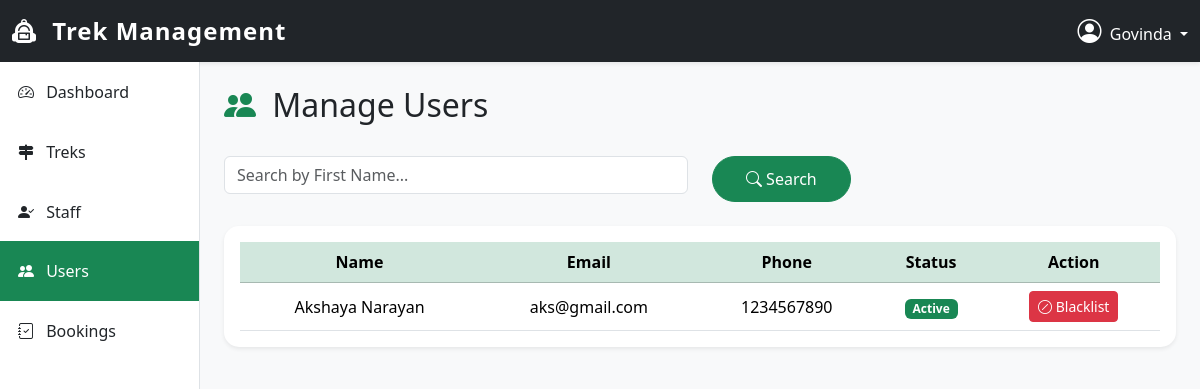
Page /admin/manage-users (signed in) on the committed database.
### app/models.py (models this page shows)
class User(UserMixin,db.Model):
    __tablename__ = "users"
    id = db.Column(db.Integer, primary_key=True)
    first_name = db.Column(db.String(50), nullable=False)
    last_name = db.Column(db.String(50), nullable=False)
    email = db.Column(db.String(120), unique=True, nullable=False)
    password = db.Column(db.String(256), nullable=False)
    phone = db.Column(db.String(10), nullable=False)
    role = db.Column(db.String(10), nullable=False)
    is_approved = db.Column(db.Boolean, default=False)
    is_blacklisted = db.Column(db.Boolean, default=False)
    bookings = db.relationship("Booking", back_populates="user",cascade="all,delete-orphan",lazy=True)

### app/routes/admin.py (the view)
@admin_bp.route("/manage-users")
@login_required
def manage_users():
    if current_user.role != "admin":
        flash("Unauthorized Access", "danger")
        return redirect(url_for("home.index"))
    search = request.args.get("search", "")
    users = User.query.filter(
        User.role == "user",
        User.first_name.ilike(f"%{search}%")
    ).all()
    return render_template(
        "admin/manage_users.html",
        users=users,
        search=search
    )

### app/auth_loader.py (called while the page is built)
@login_manager.user_loader
def load_user(user_id):
    return db.session.get(User,int(user_id))

### app/templates/admin/manage_users.html (shortened to what this page needs)
{% extends "admin/base_admin.html" %}  {% block sidebar %}
<a
  href="{{ url_for('admin.dashboard') }}"
  class="list-group-item list-group-item-action"
>
  <i class="bi bi-speedometer2 me-2"></i>
  Dashboard
</a>
<a
  href="{{ url_for('admin.manage_treks') }}"
  class="list-group-item list-group-item-action"
>
  <i class="bi bi-signpost-2-fill me-2"></i>
  Treks
</a>
<a
  href="{{ url_for('admin.pending_staff') }}"
  class="list-group-item list-group-item-action"
>
  <i class="bi bi-person-check-fill me-2"></i>
  Staff
</a>
<a
  href="{{ url_for('admin.manage_users') }}"
  class="list-group-item list-group-item-action active"
>
  <i class="bi bi-people-fill me-2"></i>
  Users
</a>
<a
  href="{{ url_for('admin.manage_bookings') }}"
  class="list-group-item list-group-item-action"
>
  <i class="bi bi-journal-check me-2"></i>
  Bookings
</a>
{% endblock %} {% block content %}
<div class="d-flex justify-content-between align-items-center mb-4">
  <h2>
    <i class="bi bi-people-fill text-success me-2"></i>
    Manage Users
  </h2>
</div>
<form method="GET" class="row mb-4">
  <div class="col-md-6">
    <input
      type="text"
      name="search"
      class="form-control"
      placeholder="Search by First Name..."
      value="{{ search }}"
    />
  </div>
  <div class="col-md-2">
    <button class="btn btn-success w-100">
      <i class="bi bi-search"></i>
      Search
    </button>
  </div>
</form>
<div class="card shadow-sm border-0">
  <div class="card-body">
    <div class="table-responsive">
      <table class="table table-hover align-middle">
        <thead class="table-success">
          <tr>
            <th>Name</th>
            <th>Email</th>
            <th>Phone</th>
            <th>Status</th>
            <th>Action</th>
          </tr>
        </thead>
        <tbody>
          {% for user in users %}
          <tr>
            <td>{{ user.first_name }} {{ user.last_name }}</td>
            <td>{{ user.email }}</td>
            <td>{{ user.phone }}</td>
            <td>
              {% if user.is_blacklisted %}
              <span class="badge bg-danger"> Blacklisted </span>
              {% else %}
              <span class="badge bg-success"> Active </span>
              {% endif %}
            </td>
            <td>
              {% if user.is_blacklisted %}
              <a
                href="{{ url_for('admin.unblacklist_user', user_id=user.id) }}"
                class="btn btn-success btn-sm"
              >
                <i class="bi bi-check-circle"></i>
                Restore
              </a>
              {% else %}
              <a
                href="{{ url_for('admin.blacklist_user', user_id=user.id) }}"
                class="btn btn-danger btn-sm"
              >
                <i class="bi bi-slash-circle"></i>
                Blacklist
              </a>
              {% endif %}
            </td>
          </tr>
          {% else %}
          <tr>
            <td colspan="5" class="text-center py-4">No Users Found</td>
          </tr>
          {% endfor %}
        </tbody>
      </table>
    </div>
  </div>
</div>
{% endblock %}

### app/templates/admin/base_admin.html (shortened to what this page needs)
<!doctype html>
<html lang="en">
  <head>
    <link
      href="https://cdn.jsdelivr.net/npm/bootstrap@5.3.7/dist/css/bootstrap.min.css"
      rel="stylesheet"
    />
    <link
      rel="stylesheet"
      href="https://cdn.jsdelivr.net/npm/bootstrap-icons@1.13.1/font/bootstrap-icons.min.css"
    />
    <link
      rel="stylesheet"
      href="{{ url_for('static', filename='css/style.css') }}"
    />
  </head>
  <body class="bg-light">
    <nav class="navbar navbar-dark bg-dark shadow-sm">
      <div class="container-fluid">
        <a class="navbar-brand fw-bold" href="{{ url_for('home.index') }}">
          <i class="bi bi-backpack2-fill me-2"></i>
          Trek Management
        </a>
        <div class="dropdown">
          <a
            class="text-white text-decoration-none dropdown-toggle"
            href="#"
            role="button"
            data-bs-toggle="dropdown"
          >
            <i class="bi bi-person-circle fs-4 me-1"></i>
            {{ current_user.first_name }}
          </a>
        </div>
      </div>
    </nav>
    <div class="container-fluid">
      <div class="row">
        <div class="col-lg-2 sidebar p-0">
          <div class="list-group rounded-0">
            {% block sidebar %} {% endblock %}
          </div>
        </div>
        <div class="col-lg-10 p-4">
           {% block content %} {% endblock
          %}
        </div>
      </div>
    </div>
  </body>
</html>

### app/static/css/style.css (style rules this page uses)
body { font-family: "Segoe UI", Tahoma, Geneva, Verdana, sans-serif; background-color:#f8f9fa; }
.navbar { box-shadow:0 3px 10px rgba(0,0,0,0.25); }
.navbar-brand { font-size:1.5rem; letter-spacing:1px; }
.card { border:none; border-radius:15px; overflow:hidden; transition:.35s; }
.card-body { text-align:center; }
.btn-success { border-radius:30px; padding:10px 25px; }
.sidebar { min-height:100vh; background:#ffffff; border-right:1px solid #dee2e6; }
.sidebar .list-group-item { border:none; padding:18px; font-weight:500; transition:.3s; }
.sidebar .active { background:#198754 !important; border:none; }
.table { margin-bottom:0; }
.table th { font-weight:600; }
.table td { vertical-align:middle; }

### rows in the picture
User: first_name "Govinda"
User: first_name "Akshaya", last_name "Narayan", email "aks@gmail.com", phone "1234567890", is_blacklisted "Active"
